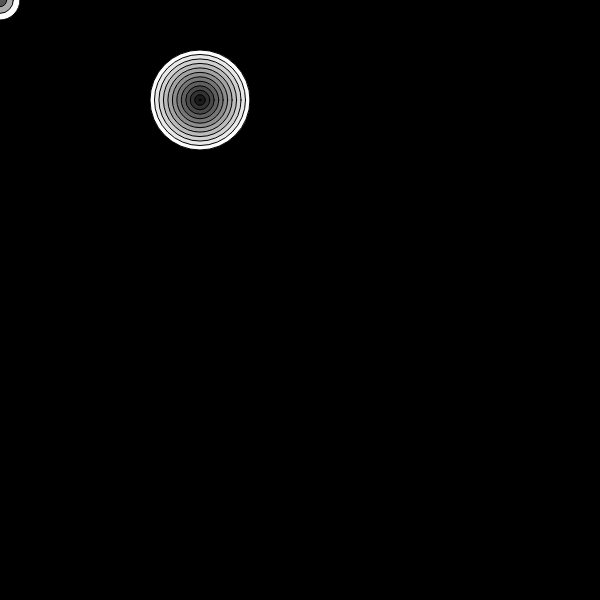
Frame 1 (no input)
Frame 60 (no input): identical to frame 1, image omitted
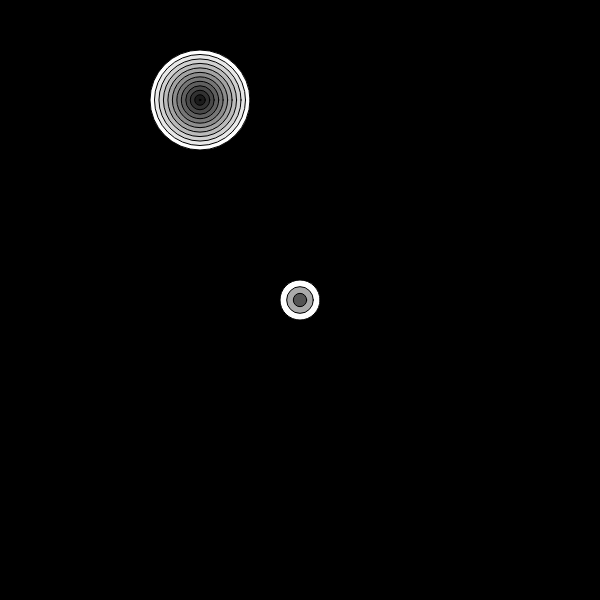
Frame 120 (the mouse pressed at the canvas centre since frame 60)

The p5.js sketch that drew these frames (run headless with seeded random() and noise() and a simulated clock; from frame 60 on, the mouse is pressed at the canvas centre):

// p5.js sketch
// ── sketch.js


function setup() {
  createCanvas(600, 600);
}

function draw() {
  background(00);
  var x1 = 200;
  var y1 = 100;
  var x2 = mouseX;
  var y2 = mouseY;
  var targetDist = distance(x1, y1, x2, y2);

  drawTarget(x1, y1, 100, targetDist /20);
  drawTarget(x2, y2, 40, 3);
}

function distance(xpos1, ypos1, xpos2, ypos2){
  var dx = xpos1 - xpos2;
  var dy = ypos1 - ypos2;
  var dist = Math.sqrt(dx *dx +dy *dy);
  return dist;


}

  function drawTarget(x ,y, size, num){
    var circleSize = size;
    var numOfCircles = num;
    for (var i = 0; i < numOfCircles; i++)
  {
    var step =(numOfCircles-i)/numOfCircles;
    fill(255 * step);
    var size = circleSize * step;
       ellipse(x , y, size, size);



     }
   }
